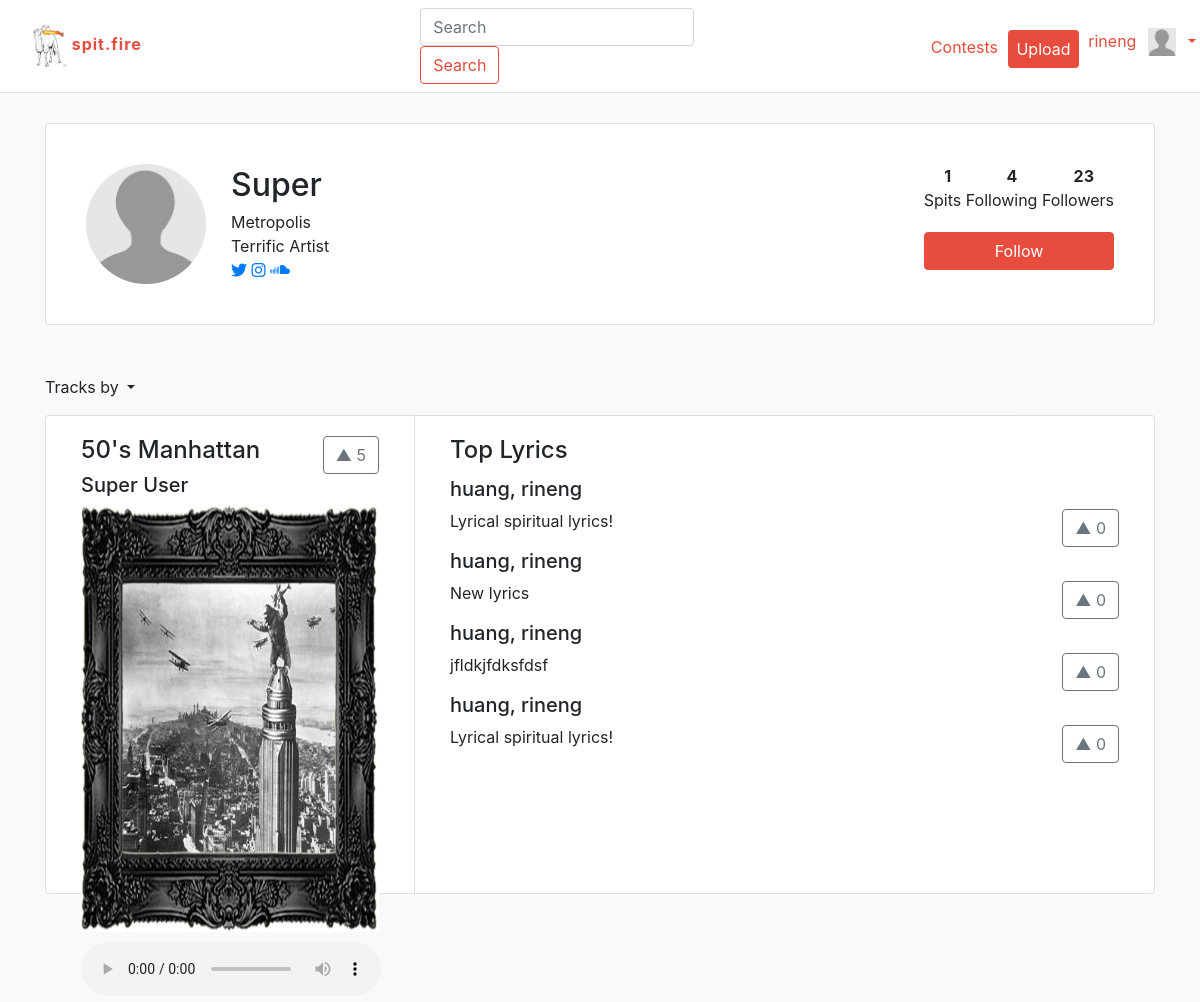
Page /spitfire/profile/c8d240b0-7991-4d2f-a049-a0046f50e337 (signed in) on the committed database.
### spitfire/models.py (models this page shows, shortened)
class Artist(models.Model):
    user = models.OneToOneField(User, related_name = 'artist', on_delete=models.CASCADE)
    id = models.UUIDField(primary_key=True, default=uuid.uuid4, help_text="Unique ID for this particular artist across whole site")
    firstName = models.CharField(max_length=100, default = "Firstname")
    lastName = models.CharField(max_length=100, default = "Lastname")
    city = models.CharField(max_length=100, null=True)
    description = models.TextField(max_length=2000)
    number_of_spits = models.PositiveIntegerField(default=0)
    number_of_followers = models.PositiveIntegerField(default=0)
    number_of_following = models.PositiveIntegerField(default=0)
    date_of_birth = models.DateField(null=True)
    first_joined = models.DateField(null=True)
    twitter_link = models.CharField(max_length=100,blank=True,null=True)
    instagram_link = models.CharField(max_length=100,blank=True, null=True)
    soundcloud_link = models.CharField(max_length=100,blank=True, null=True)
    image = models.FileField(upload_to='user_propics/', default='user_propics/profile_default.png')
    def full_name(self):
        return self.firstName + " " + self.lastName
    def __str__(self):
        return '%s, %s' % (self.lastName, self.firstName)

class Track(models.Model):
    id = models.UUIDField(primary_key=True, default=uuid.uuid4, help_text="Unique ID for this particular track across whole site")
    title = models.CharField(max_length=200)
    artist = models.ForeignKey('Artist', on_delete=models.CASCADE)
    upvotes = models.PositiveIntegerField(default=0)
    genre = models.ManyToManyField(Genre, help_text="Select a genre for this track")
    description = models.TextField(blank=True, max_length=300)
    keywords = models.TextField(blank = True, max_length=30)
    featured = models.BooleanField(default=False)
    image = models.FileField(upload_to='track_pics/', default='track_pics/trackpic_default.jpg')
    mp3 = models.FileField(upload_to='user_audio/', default='user_audio/track_default.mp3')
    def display_genre(self):
        """
        Creates a string for the Genre. This is required to display genre in Admin.
        """
        return ', '.join([ genre.name for genre in self.genre.all()[:3] ])
    display_genre.short_description = 'Genre'
    def top_lyrics(self):
        return Lyrics.objects.filter(Track=self.id).order_by('-upvotes')

class Lyrics(models.Model):
    id = models.UUIDField(primary_key=True, default=uuid.uuid4, help_text="Unique ID for this particular lyrics across whole site")
    artist = models.ForeignKey('Artist', on_delete=models.CASCADE)
    title = models.CharField(max_length=100, default="Some Terrific Lyrics")
    upvotes = models.PositiveIntegerField(default=0)
    Track = models.ForeignKey('Track', on_delete=models.CASCADE)
    genre = models.ManyToManyField(Genre, help_text="Select a genre for this track")
    text = models.TextField(max_length=1000, help_text="Enter lyrics", default="Lyrical spiritual lyrics!")

### spitfire/views.py (the view)
# urls.py: url(r'^profile/(?P<pk>[-\w]+)$', views.getArtistInfo, name='artistInfo'),
@login_required
def getArtistInfo(request, pk):
	artist = get_object_or_404(Artist, pk = pk)
	tracks = Track.objects.filter(artist = artist).order_by('-upvotes')
	allLyrics = Lyrics.objects.filter(artist = artist)
	spitTracks = Track.objects.filter(id__in=allLyrics.values('Track'));
	return render(request, 'profile.html', {'artist': artist,'tracks':tracks, 'spitTracks':spitTracks})

### spitfire/templates/profile.html (shortened to what this page needs)
{% extends 'baseTemplate.html' %}
{% block includeCSS %}
  {% load static %}
    <link rel="stylesheet" href="{% static '../static/css/profileStyles.css' %}">
{% endblock %}
{% block propic %}
<img src ="../{{user.artist.image.url}}" width= '35px'>
{% endblock %}
{% block bodyContent %}
  	<div class="container">
  		<div class="row">
        <div class="col-md-12">
          <div class="card user-header">
            <div class="row">
              <div class="col-md-6 col-sm-12">
                <div class="card-body" id="user-header-details">
                  <img src ="../{{artist.image.url}}" class="rounded-circle" id="user-pic" alt="User profile picture">
                  <div>
                    <h2 class="card-title" id="user-info-name">{{ artist.firstName }} </h2>
                    <p class="card-subtitle" id="user-info-location">{{ artist.city }}</p>
                    <p class="card-text" id="user-info-description">{{artist.description}}</p>
                    <div>
                      {% if artist.twitter_link %}
                      <a href="https://{{artist.twitter_link}}"><i class="fa fa-twitter" id="twitter-link" aria-hidden="true"></i></a>
                      {% endif %}
                      {% if artist.instagram_link %}
                      <a href="https://{{artist.instagram_link}}"><i class="fa fa-instagram" id="instagram-link" aria-hidden="true"></i></a>
                      {% endif %}
                      {% if artist.soundcloud_link %}
                      <a href="https://{{artist.soundcloud_link}}"><i class="fa fa-soundcloud" id="soundcloud-link" aria-hidden="true"></i></a>
                      {% endif %}
                    </div>
                  </div>
                </div>
              </div>
              <div class="col-md-6 col-sm-12">
                <div class="card-body" id="user-header-stats">
                  <div id="user-stats">
                    <div>
                      <strong id="strong1">{{ artist.number_of_spits }}</strong>
                      <p class="card-text">Spits</p>
                    </div>
                    <div>
                      <strong id ="strong2">{{ artist.number_of_following }}</strong>
                      <p class="card-text">Following</p>
                    </div>
                    <div>
                      <strong id ="strong3">{{ artist.number_of_followers }} </strong>
                      <p class="card-text">Followers</p>
                    </div>
                  </div>
                  <button type="button" class="btn btn-primary" id="follow-btn">Follow</button>
                </div>
              </div>
            </div>
          </div>
        </div>
  		</div>
  		<div class="row">
  			<div class="col-md-12">
  				<div class="dropdown">
  				  <p class="dropdown-toggle" id="dropdownMenu1" data-toggle="dropdown" aria-haspopup="true" aria-expanded="false">
  				    Tracks by
  				  </p>
  				</div>
          <div id="tracks-by">
          {% for track in tracks %}
  				<div  class="card-group soundtrack-box" track-id={{track.id}}>
          <div class="card col-md-4">
            <div class="card-body">
              <div class = 'float-left'>
                <h4 track-id="{{track.id}}" class="track-title">{{ track.title }}</h4>
                <h5 artist-id="{{track.artist.id}}" class="track-artist">{{ track.artist.full_name }}</h5>
              </div>
              <button type="button-track" track-id={{track.id}} class="btn btn-outline-secondary float-right upvote-btn">▲ {{ track.upvotes }}</button>
              <img src="../{{track.image.url}}" track-id="{{track.id}}" class="soundtrack-image">
              <audio controls="controls">
                <source src="../{{track.mp3.url}}" type="audio/mpeg">
              </audio>
              </div>
            </div>
            <div class="card col-md-8">
              <div class="card-body">
                <h4 class="card-title">Top Lyrics</h4>
                {% for lyric in track.top_lyrics %}
                  <h5 class='card-text float-left' artist-id={{artist.id}}> {{ lyric.artist }}</h5>
                  <p class="card-text float-left" lyric-id={{lyric.id}}> {{ lyric.text }}</p>
                  <button type="button-lyric" lyric-id={{lyric.id}} class="btn btn-outline-secondary float-right upvote-btn">▲ {{ lyric.upvotes }}</button>
                {% empty %}
                  <i class="card-text"> No lyrics posted for this track. Spit your's today.</i>
                {% endfor %}
              </div>
            </div>
          </div>
          {% endfor %}
          </div>
  			</div>
  		</div>
  	</div>
{% endblock %}

### spitfire/templates/baseTemplate.html (shortened to what this page needs)
<!DOCTYPE html>
<html lang="en">
<head>
  <link rel="stylesheet" href="https://maxcdn.bootstrapcdn.com/bootstrap/4.0.0-beta/css/bootstrap.min.css">
  {% load static %}
  <link rel="stylesheet" href="{% static 'css/main.css' %}">
  {% block includeCSS %}
  {% endblock %}
</head>
<body>
    <nav class="navbar navbar-expand-lg navbar-light bg-white">
      <div class="col-md-4">
            <div id="logo">
              <a href = "{% url 'index' %}">
                <img  src = "{% static '/images/camel.png' %}">
                <span id="logo-name">spit.fire</span>
              </a>
            </div>
        </div>
        <div class="col-md-4">
          <form action="/spitfire/search" method="get" class="form-inline my-2 my-lg-0">
            <input class="form-control mr-sm-2" name="search_field" type="text" placeholder="Search" aria-label="Search">
            <button class="btn btn-outline-primary my-2 my-sm-0" type="submit">Search</button>
          </form>
        </div>
        <div class="col-md-4">
          <ul class="navbar-nav">
            <li>
              <a href="{% url 'contest' %}">
              <p id="contests-link" class="btn-link">Contests</p>
              </a>
            </li>
            <li>
              <a href="{% url 'upload' %}">
              <button id="upload-button" type="button" class="btn btn-primary">Upload</button>
              </a>
            </li>
            <li>
              {% if user.is_authenticated %}
              <div id="ddmenu" class="dropdown">
                <button class="btn btn-secondary dropdown-toggle"
                        type="button" id="dropdownMenu1" data-toggle="dropdown"
                        aria-haspopup="true" aria-expanded="false">
                        <span>{{user.artist.firstName}}</span>
                        {% block propic %}{% endblock %}
                </button>
              </div>
              {% else %}
              <a href="{% url 'login' %}?next={{request.path}}">
              <p id="contests-link" class="btn-link">Login</p>
              </a>
              {% endif %}
            </li>
          </ul>
        </div>
      </nav>
      {% block bodyContent %}
      {% endblock %}
</body>
</html>

### spitfire/static/css/main.css (style rules this page uses)
:root { --main-color: #e74c3c; }
nav { background-color: white; width:100%; max-width: 1920px; border-bottom:1px solid rgb(224, 224, 224); box-shadow: 2px gray; }
nav button { cursor: pointer; }
nav #logo { width:36%; max-width:220px; padding: 0px; display: inline-block; }
nav #logo * > img { width: 28%; display: inline; max-width: 100px; }
nav #logo-name { font-weight: bold; letter-spacing: 1px; color: var(--main-color); }
nav ul.navbar-nav { margin-right: 7%; float: right; max-width: 220px; list-style-type: none; }
nav #contests-link { margin: 5% 5% 0 0; padding:7px; display: inline-block; color:var(--main-color); }
nav #upload-button { background-color: var(--main-color); border:0; color:white; display: inline-block; padding:7px 8px; margin: 8% 0 0 5%; }
nav #ddmenu { margin: 0 -5% 0 5%; padding:0 10px 0 0; display: inline-block; cursor: pointer; }
nav #ddmenu * { cursor: pointer; padding:2px 3.5px; }
nav #dropdownMenu1 { width: 115px; }
nav .btn-outline-primary { background-color: white; color: var(--main-color); border-color: var(--main-color); }
nav .btn-secondary { background-color: white; border:0; }
nav button.dropdown-toggle { color:var(--main-color); padding:0; }
body { background-color: #f9f9f9; }
.container { margin-left: auto; margin-right: auto; padding-left:15px; padding-right: 15px; }
.soundtrack-image { width: 100%; height: 100%; padding-bottom: 10px; }
.soundtrack-box { margin-bottom: 30px; }
.upvote-btn { cursor: pointer; }
.soundtrack-box .card-text { width: 80%; }
.btn-primary { background-color: var(--main-color); color: white; border-color: var(--main-color); }

### spitfire/static/css/profileStyles.css (style rules this page uses)
.user-header { margin-top: 30px; margin-bottom: 50px; padding: 20px; }
#user-header-details > div { display: inline-block; position: absolute; top: 50%; transform: translateY(-50%); }
#user-pic { width: 120px; height: 120px; margin-right: 25px; }
#user-info-description { margin-bottom: 0px; }
#user-header-stats { text-align: right; }
#user-stats div { display: inline-block; }
#user-stats #strong1 { margin-right: 10px; }
#user-stats #strong2, #user-stats #strong3 { margin-right: 20px; }
#follow-btn { cursor: pointer; width: 190px; margin-top: 20px; }
#dropdownMenu1 { cursor: pointer; width: 115px; }

### rows in the picture
Artist: image (placeholder picture), firstName "Super", city "Metropolis", description "Terrific Artist", number_of_spits "1", number_of_following "4", number_of_followers "23"
Track: title "50's Manhattan", artist.full_name "Super User", upvotes "5", image (picture)
Lyrics: artist "huang, rineng", text "Lyrical spiritual lyrics!", upvotes "0"
Lyrics: artist "huang, rineng", text "New lyrics", upvotes "0"
Lyrics: artist "huang, rineng", text "jfldkjfdksfdsf", upvotes "0"
Lyrics: artist "huang, rineng", text "Lyrical spiritual lyrics!", upvotes "0"

### other values in the picture
{{ user.artist.firstName }} "rineng"
